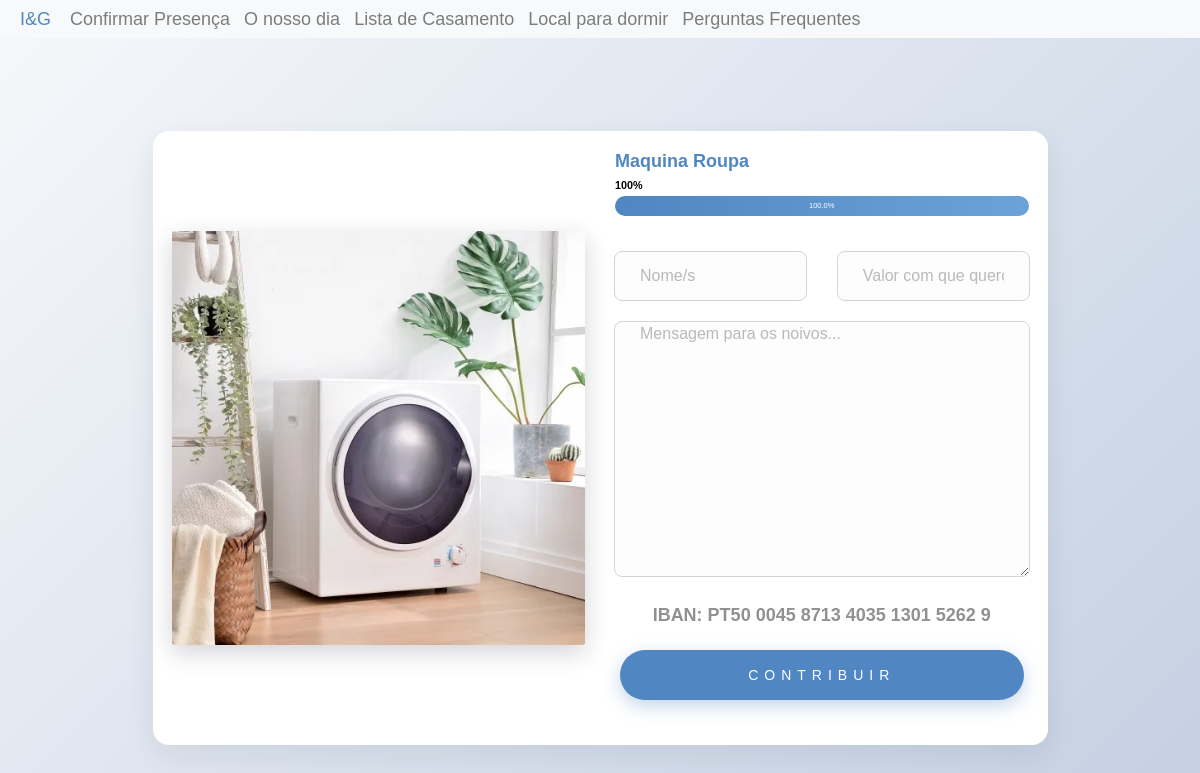
Page /products/product/1 on the earlier database version.
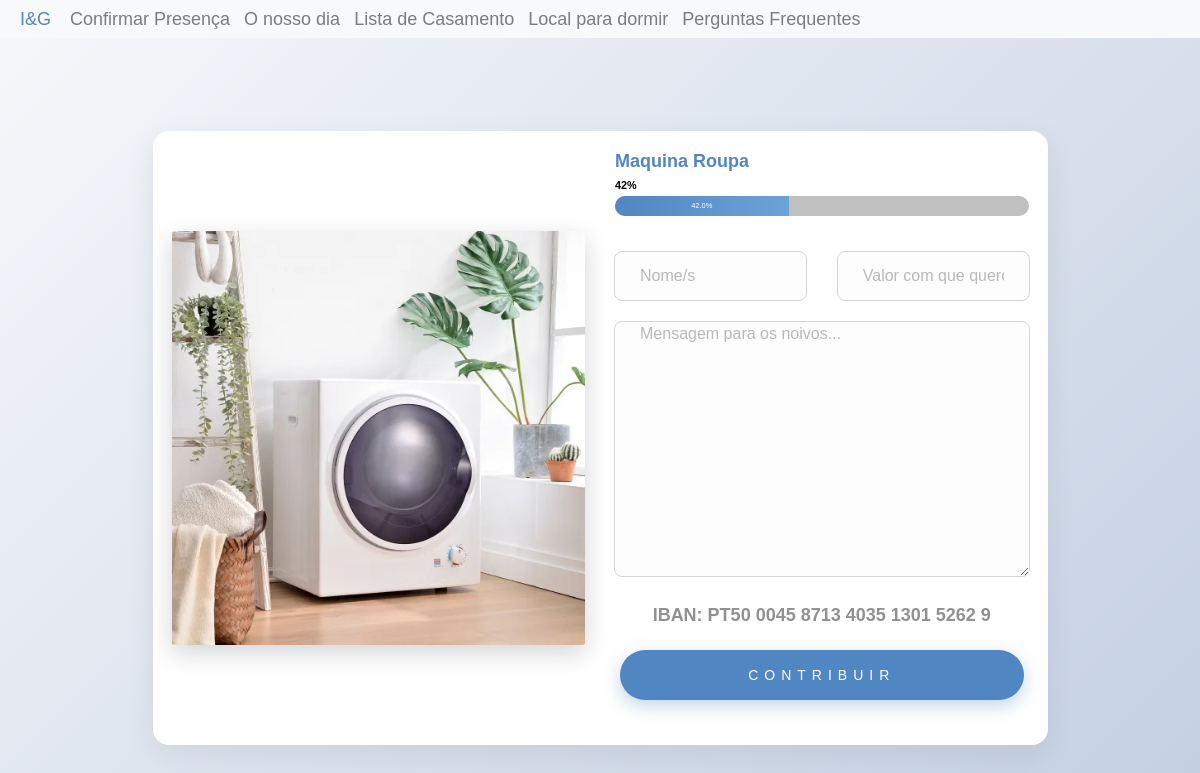
Same page on the later database version.
### inesegoncalo/modules/products.py (the view, shortened to what this page needs)
@bp.route('/product/<product_id>', methods=('GET', 'POST'))
@bp.route('/product/<product_id>/<contribution_id>', methods=('GET', 'POST'))
def product(product_id,contribution_id=None):
    product = Product.query.filter_by(id=product_id).first()
    contribution=None
    if contribution_id:
        contribution = Contribution.query.filter_by(id=contribution_id).first()
    return render_template('products/product.html',product=product,contribution=contribution)

### inesegoncalo/models/products.py (called while the page is built)
    def calculate_percentage(self):
        if self.price:
            ratio = self.price_paid / self.price
            return ratio * 100 if ratio <= 1 else 100
        else:
            return 0.0

### inesegoncalo/templates/products/product.html (shortened to what this page needs)
{% extends 'layout.html' %}
{% import 'macros/progress_bar.html' as progress_bar with context %}
{% import 'macros/contributions.html' as contributions with context %}
{% block content %}
<link href="{{ url_for('static', filename='style/base.css')}}" rel="stylesheet">
<section class="product-page-section py-5">
  <div class="container">
    <div class="row justify-content-center">
      <div class="col-lg-10">
        <div class="product-detail-card">
          <div class="row align-items-center">
            <div class="col-md-6 mb-4 mb-md-0">
              {% if product.images %}
              <img
                class="img-fluid rounded product-detail-image"
                src="{{ url_for('static', filename=product.images[0].path) }}"
                alt="{{ product.name }}"
              />
              {% endif %}
            </div>
            <div class="col-md-6">
              <h1 class="product-detail-title">{{ product.name }}</h1>
              {% if product.show_price and product.price %}
              {% set percentage = product.calculate_percentage() %}
              <div class="product-detail-progress mb-4">
                <div class="d-flex justify-content-between mb-1">
                  <small class="font-weight-bold">{{ '%.0f'|format(percentage) }}%</small>
                </div>
                {{ progress_bar.progress_bar(percentage) }}
              </div>
              {% endif %}
              {{ contributions.contribution_form() }}
            </div>
          </div>
        </div>
      </div>
    </div>
  </div>
</section>
{% endblock %}

Differences in the rows shown:
changed Product "Maquina Roupa": price_paid 100 → 42 (drawn)
Other differences:
{{ '%.0f'|format(percentage) }}: "100" → "42"
{{ percentage }}: "100.0" → "42.0"
